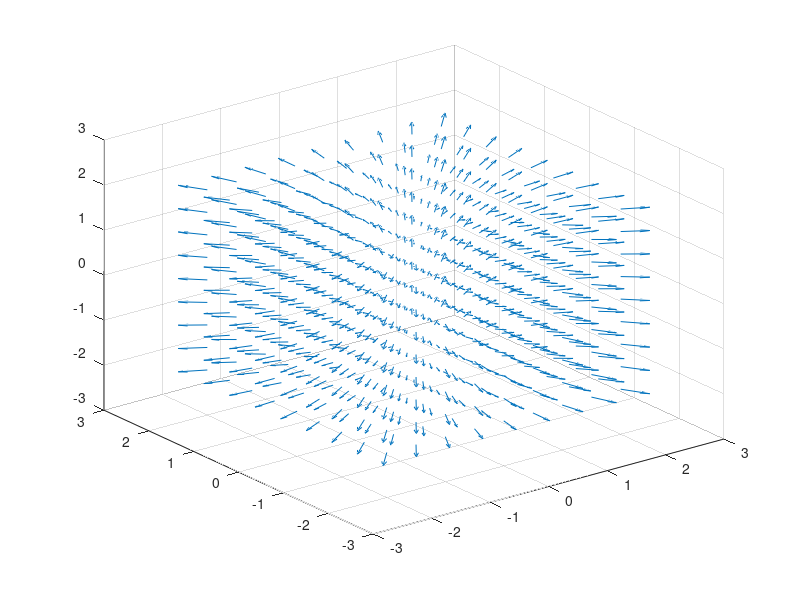

Write the MATLAB code that produced this figure.
 x = -2:0.5:2;
 y = x; z = x;
 [xx,yy,zz] = meshgrid(x,y,z);
 Fxx = 2*xx;
 Fyy = 2*yy;
 Fzz = 0.5*zz;
 figure(11);
 quiver3(xx,yy,zz,Fxx,Fyy,Fzz);
